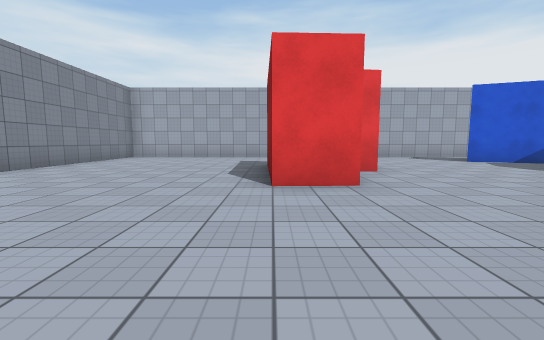
view 1 (above)

19 first-person views from a walk through a Unity game level. The camera is 1.2 m above the floor, tilts 6° down and sees 90° across. The floor is counted in squares, 2 m on a side. Each view is taken from the middle of a square. On the plan, view 1 faces up. The plan holds only what a view shows up to about 9 squares ahead; the rest is blank. The player character is not drawn. Surface patterns are stand-ins for the level's own textures.

view 2
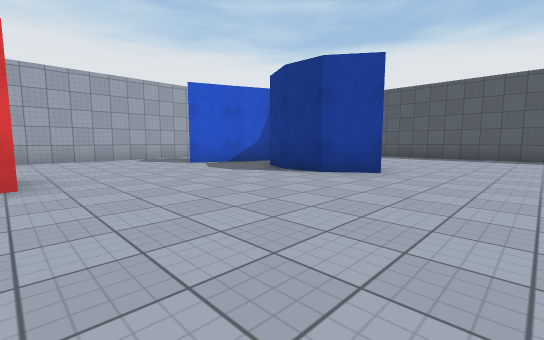

view 3
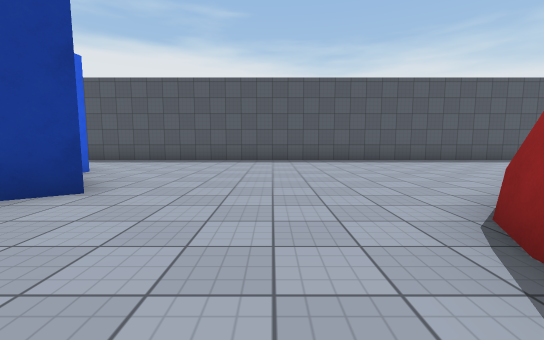

view 4
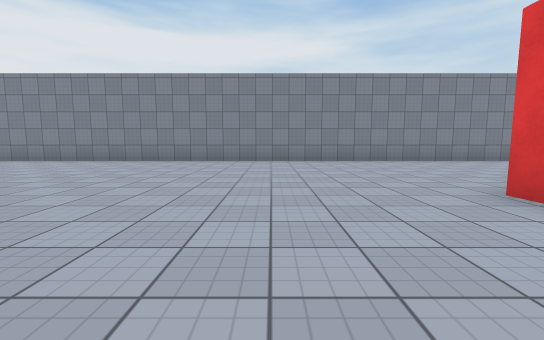

view 5
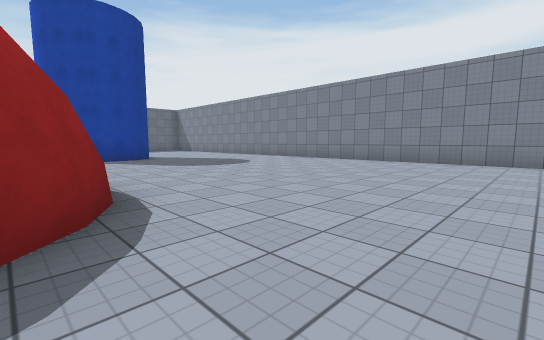

view 6
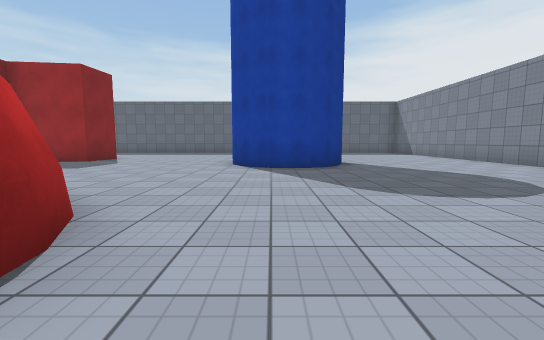

view 7
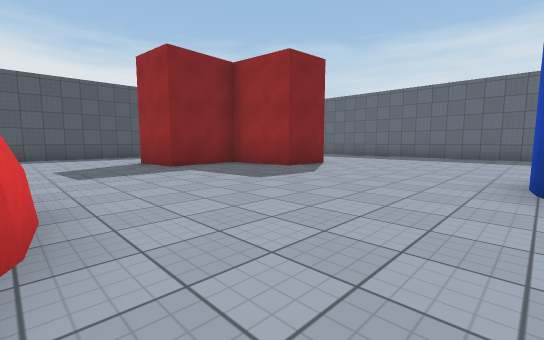

view 8
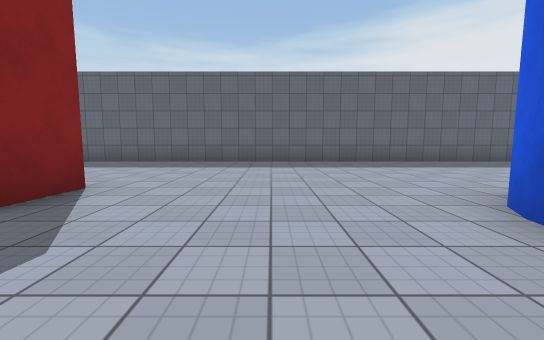

view 9
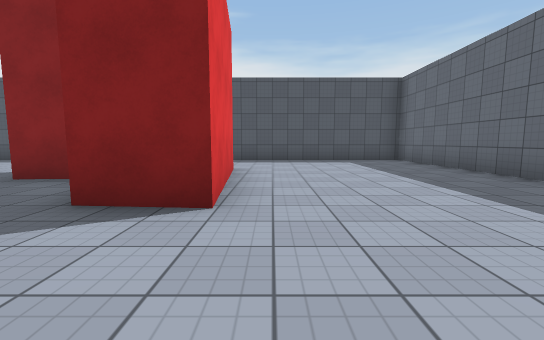

view 10
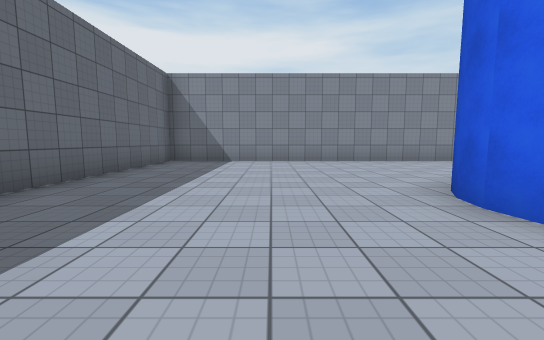

view 11
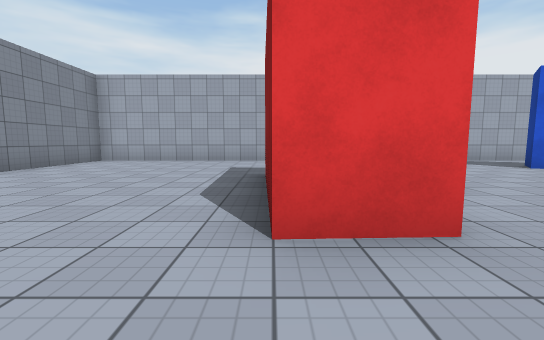

view 12
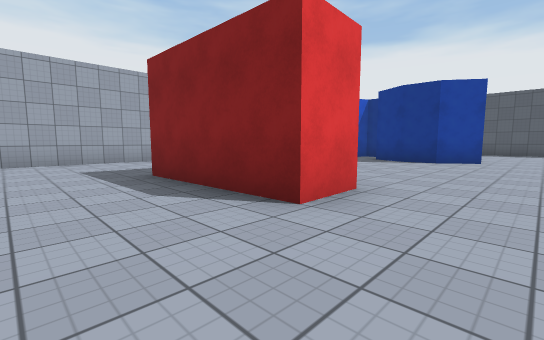

view 13
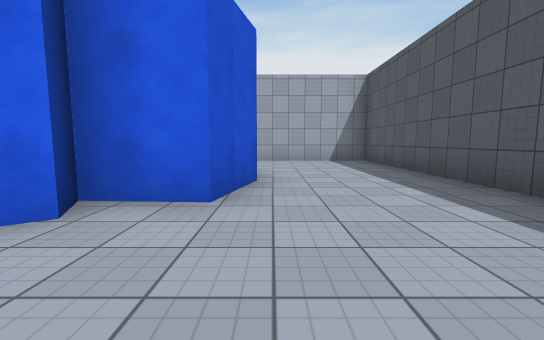

view 14
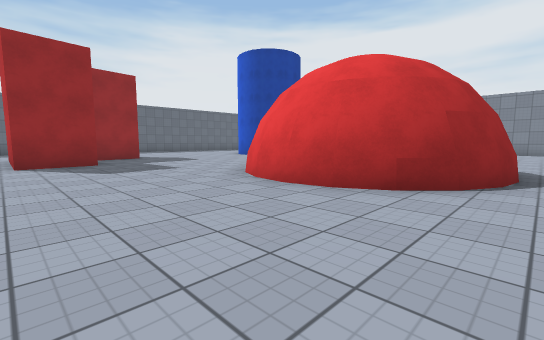

view 15
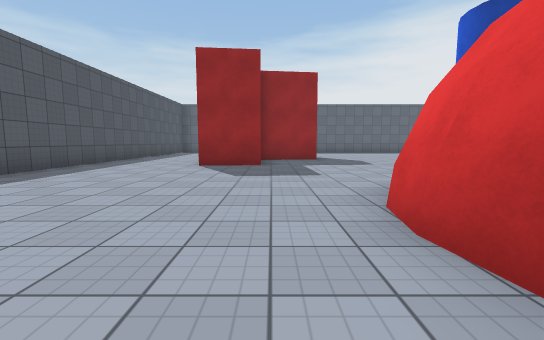

view 16
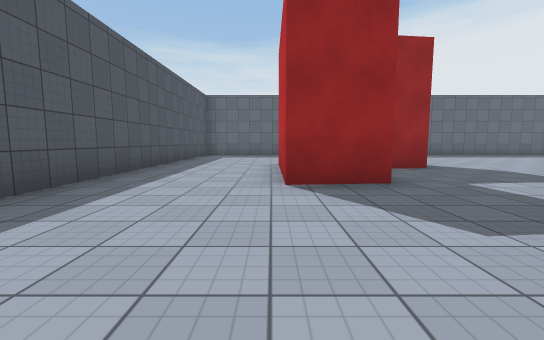

view 17
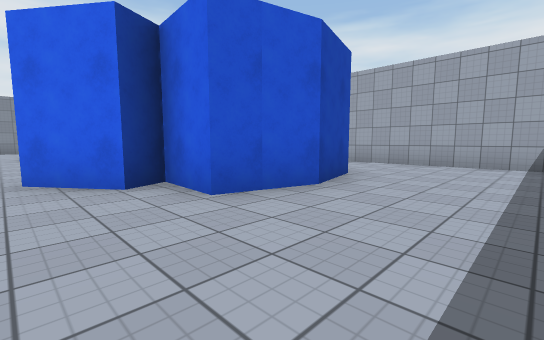

view 18
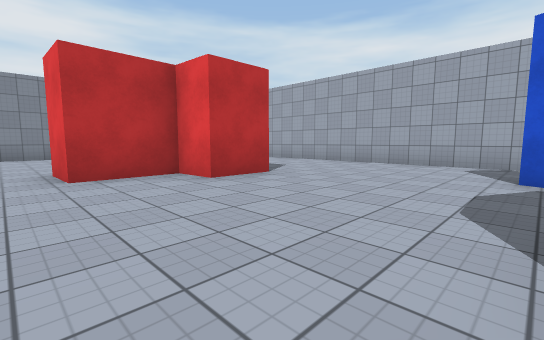

view 19
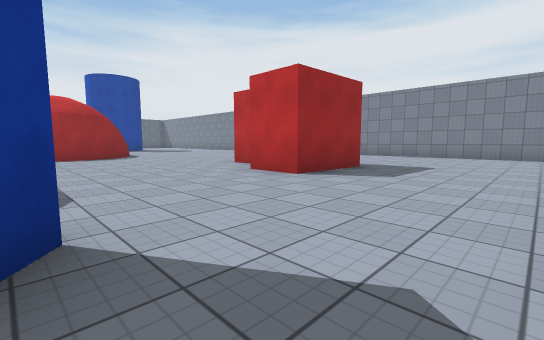

### Floor plan
Points are (right, up) in squares from view 1. A wall is a line through its corners. A room is listed if a view was taken in it or the views show most of it. See-through windows are left out.
Room 1 (views 1, 2, 3, 4, 5, 6, 7, 8, 9, 10, 11, 12, 13, 14, 15, 16, 17, 18, 19)
walls: (2.4, -2) (2.8, -1.2); (2.7, -4.1) (2.3, -3.4); (2.6, -1.3) (3.1, -0.8); (3.8, -0.5) (4.8, -0.3) (5.4, -0.4) (6.1, -0.7) (6.5, -1.2) (6.9, -1.9) (7, -2.7) (6.9, -3.4) (6.5, -4.1); (4.7, -5.1) (3.8, -5); (5.3, -0.6) (5.9, -0.9) (6.4, -1.4); (6.7, -2) (6.8, -2.6) (6.7, -3.5); (0.3, -8.1) (1.3, -8.2); (-0.1, -8.2) (0.8, -8.1) (1.5, -8.4) (1.8, -8.7) (2, -9.1); (2, -8.9) (2.1, -9.8) (1.8, -10.5); (-0.7, -8.8) (-0.3, -8.4) (0.1, -8.2); (1.2, 3.7) (0, 3.6) (-0.1, 6.9) (2.1, 6.8) (2.1, 5.4) (1.2, 5.4) (1.2, 3.7); (-0.8, -9.2) (-0.6, -8.8); (1.1, -11) (0.4, -11.1); (0.6, -11.1) (0.1, -11) (-0.3, -10.8); (9.9, -11.2) (6.4, -11.5) (6.5, -10.1) (8.4, -9.9) (8.3, -7.9) (9.8, -7.7) (9.8, -10.7); (8.2, 7.1) (5.8, 8.1) (6.4, 8.9); (9.4, 7.8) (9.8, 6.2) (9.4, 4.6) (8, 4.7) (8.3, 4.1) (7.1, 3.2) (6.5, 4.1) (6.4, 5) (7, 6.1); (-5.3, -16.1) (12.9, -16.1) (12.9, 10.5) (-5.3, 10.5) (-5.3, -16.1)

Where each view was taken, in squares from view 1:
view 1: 0 up, 0 right, facing up
view 2: 1 up, 2 right, facing up-right
view 3: 1 up, 4 right, facing right
view 4: 1 up, 3 right, facing left
view 5: 1 up, 3 right, facing down-left
view 6: 2 down, 1 right, facing down
view 7: 5 down, 2 right, facing down-right
view 8: 8 down, 4 right, facing down
view 9: 12 down, 4 right, facing right
view 10: 13 down, 3 right, facing left
view 11: 2 up, 0 right, facing up
view 12: 2 up, 2 left, facing up-right
view 13: 2 up, 10 right, facing up
view 14: 0 up, 10 right, facing down-left
view 15: 1 down, 8 right, facing down
view 16: 4 down, 10 right, facing down
view 17: 3 up, 12 right, facing up-left
view 18: 3 up, 6 right, facing up-left
view 19: 10 up, 6 right, facing down-left
